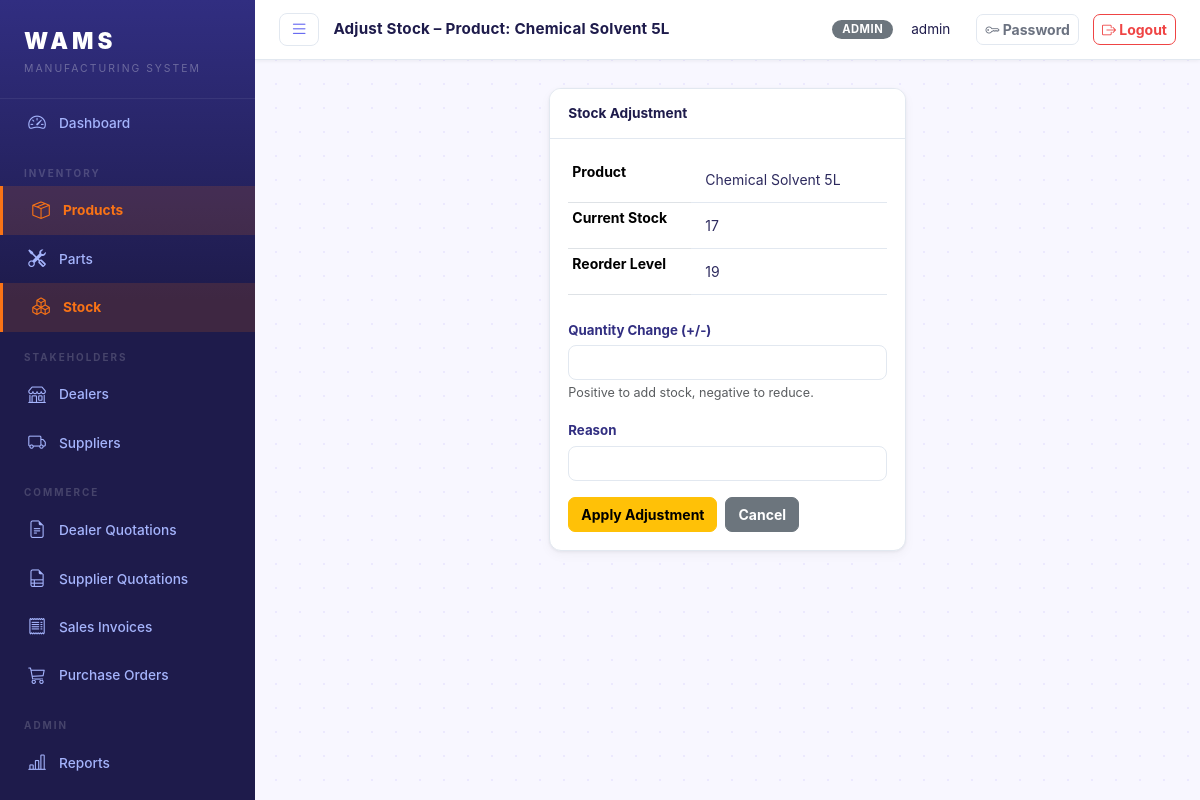
Page /stock/product/12/adjust/ (signed in) on the committed database.
### core/models.py (models this page shows, shortened)
class Product(models.Model):
    CATEGORY_CHOICES = [
        ('electronics', 'Electronics'),
        ('mechanical', 'Mechanical'),
        ('chemical', 'Chemical'),
        ('textile', 'Textile'),
        ('other', 'Other'),
    ]
    product_id = models.CharField(max_length=50, unique=True)
    name = models.CharField(max_length=200)
    category = models.CharField(max_length=50, choices=CATEGORY_CHOICES)
    description = models.TextField(blank=True)
    unit_price = models.DecimalField(max_digits=10, decimal_places=2)
    stock_quantity = models.PositiveIntegerField(default=0)
    reorder_level = models.PositiveIntegerField(default=10)
    is_active = models.BooleanField(default=True)
    created_at = models.DateTimeField(auto_now_add=True)
    updated_at = models.DateTimeField(auto_now=True)
    class Meta:
        ordering = ['name']

class User(AbstractUser):
    ROLE_CHOICES = [
        ('admin', 'Admin'),
        ('dealer', 'Dealer'),
        ('supplier', 'Supplier'),
    ]
    role = models.CharField(max_length=20, choices=ROLE_CHOICES, default='dealer')
    phone = models.CharField(max_length=20, blank=True)

### core/views.py (the view, shortened to what this page needs)
# urls.py: path('stock/product/<int:pk>/adjust/', views.stock_adjust_product, name='stock_adjust_product'),
@login_required
@admin_required
def stock_adjust_product(request, pk):
    product = get_object_or_404(Product, pk=pk)
    form = StockAdjustForm(request.POST or None)
    return render(request, 'core/stock/adjust.html', {'form': form, 'item': product, 'item_type': 'Product'})

### core/forms.py
class StockAdjustForm(forms.Form):
    quantity_change = forms.IntegerField(
        label='Quantity Change (+/-)',
        widget=forms.NumberInput(attrs=FORM_CONTROL),
        help_text='Positive to add stock, negative to reduce.',
    )
    reason = forms.CharField(
        widget=forms.TextInput(attrs=FORM_CONTROL),
        max_length=200,
    )

### templates/core/stock/adjust.html (shortened to what this page needs)
{% extends 'base.html' %}
{% block page_title %}Adjust Stock – {{ item_type }}: {{ item.name }}{% endblock %}
{% block content %}
<div class="row justify-content-center">
  <div class="col-md-5">
    <div class="card">
      <div class="card-header">Stock Adjustment</div>
      <div class="card-body">
        <table class="table table-sm mb-4">
          <tr><th>{{ item_type }}</th><td>{{ item.name }}</td></tr>
          <tr><th>Current Stock</th><td>{{ item.stock_quantity }}</td></tr>
          <tr><th>Reorder Level</th><td>{{ item.reorder_level }}</td></tr>
        </table>
        <form method="post">
          {% for field in form %}
          <div class="mb-3">
            <label class="form-label">{{ field.label }}</label>
            {{ field }}
            {% if field.help_text %}<div class="form-text">{{ field.help_text }}</div>{% endif %}
          </div>
          {% endfor %}
          <div class="d-flex gap-2">
            <button type="submit" class="btn btn-warning">Apply Adjustment</button>
            <a href="{% url 'stock_overview' %}" class="btn btn-secondary">Cancel</a>
          </div>
        </form>
      </div>
    </div>
  </div>
</div>
{% endblock %}

### templates/base.html (shortened to what this page needs)
{% load static %}
<!DOCTYPE html>
<html lang="en">
<head>
<link rel="stylesheet" href="https://cdn.jsdelivr.net/npm/bootstrap@5.3.2/dist/css/bootstrap.min.css">
<link rel="stylesheet" href="https://cdn.jsdelivr.net/npm/bootstrap-icons@1.11.3/font/bootstrap-icons.css">
<link rel="stylesheet" href="{% static 'css/style.css' %}">
</head>
<body>
<div class="app-wrapper">
  <nav class="sidebar" id="sidebar">
    <div class="sidebar-brand">
      <span class="brand-title">WAMS</span>
      <span class="brand-sub">Manufacturing System</span>
    </div>
    <ul class="sidebar-menu">
      <li>
        <a href="{% url 'dashboard' %}" class="{% if request.resolver_match.url_name == 'dashboard' %}active{% endif %}">
          <i class="bi bi-speedometer2"></i> Dashboard
        </a>
      </li>
      {% if user.role == 'admin' %}
      <li class="menu-section">Inventory</li>
      <li>
        <a href="{% url 'product_list' %}" class="{% if 'product' in request.resolver_match.url_name %}active{% endif %}">
          <i class="bi bi-box-seam"></i> Products
        </a>
      </li>
      <li>
        <a href="{% url 'part_list' %}" class="{% if 'part' in request.resolver_match.url_name %}active{% endif %}">
          <i class="bi bi-tools"></i> Parts
        </a>
      </li>
      <li>
        <a href="{% url 'stock_overview' %}" class="{% if 'stock' in request.resolver_match.url_name %}active{% endif %}">
          <i class="bi bi-boxes"></i> Stock
        </a>
      </li>
      <li class="menu-section">Stakeholders</li>
      <li>
        <a href="{% url 'dealer_list' %}" class="{% if 'dealer_list' in request.resolver_match.url_name or 'dealer_create' in request.resolver_match.url_name or 'dealer_update' in request.resolver_match.url_name %}active{% endif %}">
          <i class="bi bi-shop"></i> Dealers
        </a>
      </li>
      <li>
        <a href="{% url 'supplier_list' %}" class="">
          <i class="bi bi-truck"></i> Suppliers
        </a>
      </li>
      <li class="menu-section">Commerce</li>
      <li>
        <a href="{% url 'dealer_quotation_list' %}" class="{% if 'dealer_quotation' in request.resolver_match.url_name %}active{% endif %}">
          <i class="bi bi-file-earmark-text"></i> Dealer Quotations
        </a>
      </li>
      <li>
        <a href="{% url 'supplier_quotation_list' %}" class="{% if 'supplier_quotation' in request.resolver_match.url_name %}active{% endif %}">
          <i class="bi bi-file-earmark-ruled"></i> Supplier Quotations
        </a>
      </li>
      <li>
        <a href="{% url 'dealer_transaction_list' %}" class="{% if 'dealer_transaction' in request.resolver_match.url_name %}active{% endif %}">
          <i class="bi bi-receipt"></i> Sales Invoices
        </a>
      </li>
      <li>
        <a href="{% url 'supplier_transaction_list' %}" class="{% if 'supplier_transaction' in request.resolver_match.url_name %}active{% endif %}">
          <i class="bi bi-cart3"></i> Purchase Orders
        </a>
      </li>
      <li class="menu-section">Admin</li>
      <li>
        <a href="{% url 'reports' %}" class="{% if 'reports' in request.resolver_match.url_name %}active{% endif %}">
          <i class="bi bi-bar-chart-line"></i> Reports
        </a>
      </li>
      <li>
        <a href="{% url 'user_list' %}" class="{% if 'user' in request.resolver_match.url_name %}active{% endif %}">
        </a>
      </li>
      {% endif %}
    </ul>
  </nav>
  <div class="content-area" id="contentArea">
    <header class="topbar">
      <button class="sidebar-toggle" id="sidebarToggle" title="Toggle sidebar">
        <i class="bi bi-list"></i>
      </button>
      <span class="topbar-title">{% block page_title %}{% endblock %}</span>
      <div class="topbar-right">
        <span class="badge bg-secondary text-uppercase me-2">{{ user.role }}</span>
        <span class="me-3">{{ user.get_full_name|default:user.username }}</span>
        <a href="{% url 'change_password' %}" class="btn btn-sm btn-outline-secondary me-1">
          <i class="bi bi-key"></i> Password
        </a>
        <a href="{% url 'logout' %}" class="btn btn-sm btn-outline-danger">
          <i class="bi bi-box-arrow-right"></i> Logout
        </a>
      </div>
    </header>
    <main class="main-content">
      {% block content %}{% endblock %}
    </main>
  </div>
</div>
</body>
</html>

### rows in the picture
Product: name "Chemical Solvent 5L", stock_quantity "17", reorder_level "19"
User: role "ADMIN", get_full_name "admin"

### other values in the picture
{{ item_type }} "Product"
{{ field.label }} "Quantity Change (+/-)" "Reason"
{{ field.help_text }} "Positive to add stock, negative to reduce."
